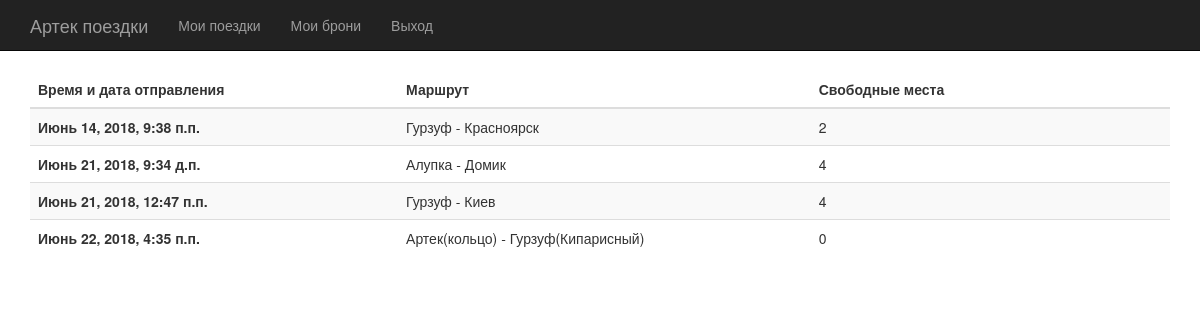
The page / (signed in) on the database as committed earlier.
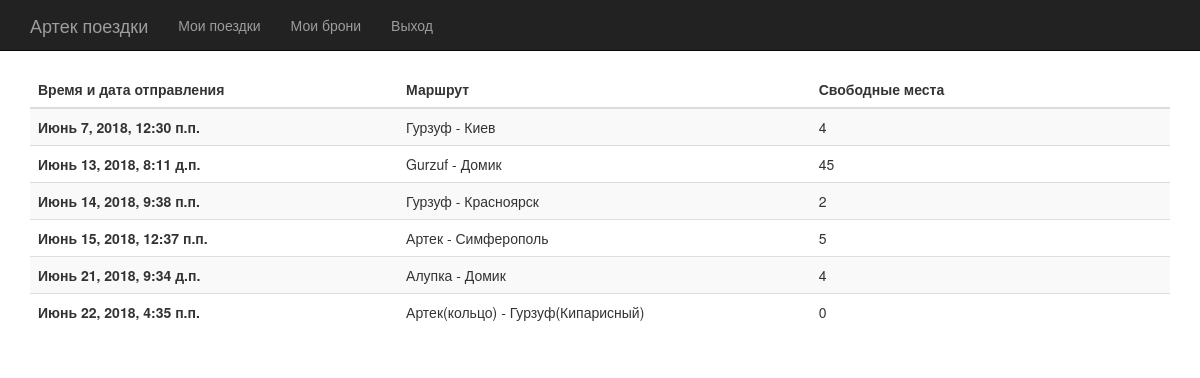
The same page on the database as committed later.
### blabla/models.py (models this page shows, shortened)
class Trip(models.Model):
  creator = models.IntegerField("Заявитель", default=0)
  trip_from = models.CharField("Место отправления:",max_length=30)
  trip_to = models.CharField("Место прибытия:",max_length=30)
  datetime = models.DateTimeField("Время отбытия")
  free_seats = models.PositiveIntegerField("Свободные места:")
  car = models.CharField("Машина:",max_length=30)
  users = models.ManyToManyField(User,blank=True)

### blabla/views.py (the view)
# urls.py: path('', views.home, name='home'),
def home(request):
  trips = Trip.objects.all().order_by('datetime').filter(datetime__gte=dt.now())
  return render(request, 'blabla/home.html',{'trips':trips})

### blabla/templates/blabla/home.html (shortened to what this page needs)
{% extends 'print_trips.html' %}
{% load bootstrap3 %}

### blabla/templates/blabla/print_trips.html (shortened to what this page needs)
{% extends 'base.html' %}
{% load bootstrap3 %}
{% block content %}
<table class="table table-striped table-hover">
  <thead>
    <tr>
      <th class="col-md-1" scope="col">Время и дата отправления</th>
      <th class="col-md-1" scope="col">Маршрут</th>
      <th class="col-md-1" scope="col">Свободные места</th>
    </tr>
  </thead>
  <tbody>
  {% for trip in trips %}
  <tr  onclick='window.location.href="{% url 'detail' trip.pk %}"'>
    <th scope="row"> {{ trip.datetime }}</th>
    <td> {{ trip.trip_from }} - {{ trip.trip_to}}</td>
    <td> {{ trip.free_seats }}</td>
  </tr>
  {% endfor %}
  </tbody>
</table>
{% endblock %}

### blabla/templates/blabla/base.html (shortened to what this page needs)
{% load static %}
{% load bootstrap3 %}
<!DOCTYPE html>
{% block html %}
<html lang="ru">
  {% block head %}
  <head>
    <link rel="stylesheet" href="{% static 'blabla/css/font-awesome.min.css' %}">
    <link href="{% static 'blabla/css/prettify-1.0.css' %}" rel="stylesheet">
    <link href="{% static 'blabla/css/bootstrap-datetimepicker.css' %}" rel="stylesheet">
    {% bootstrap_css %}
  </head>
  {% endblock %}
  {% block body %}
  <body>
   {% if user.is_authenticated %}
{% block nav %}
<div class="navbar navbar-inverse navbar-static-top" role="navigation">
<div class="container">
  <div class="navbar-header">
    <a class="navbar-brand" href="{% url 'home' %}">Артек поездки</a>
  </div>
  <div class="collapse navbar-collapse">
    <ul class="nav navbar-nav">
      <li><a href="{% url 'my_trips' %}">Мои поездки</a></li>
      <li><a href="{% url 'my_subscriptions' %}">Мои брони</a></li>
      <li><a href="{% url 'logout' %}">Выход</a></li>
    </ul>
  </div>
</div>
</div>
{% endblock %}
<div class="container">
<div class="content">
{% block content %}{% endblock %}
  </div>
</div>
    {% else %}
    <script type="text/javascript">
      window.location.href = "{% url 'login' %}";
  </script>
  {% endif %}
  </body>
  {% endblock %}
</html>
{% endblock %}

Rows that differ between the two databases and show on the page:
removed Trip: datetime "Июнь 21, 2018, 12:47 п.п.", trip_from "Гурзуф", trip_to "Киев", free_seats "4"
added Trip: datetime "Июнь 7, 2018, 12:30 п.п.", trip_from "Гурзуф", trip_to "Киев", free_seats "4"
added Trip: datetime "Июнь 13, 2018, 8:11 д.п.", trip_from "Gurzuf", trip_to "Домик", free_seats "45"
added Trip: datetime "Июнь 15, 2018, 12:37 п.п.", trip_from "Артек", trip_to "Симферополь", free_seats "5"
